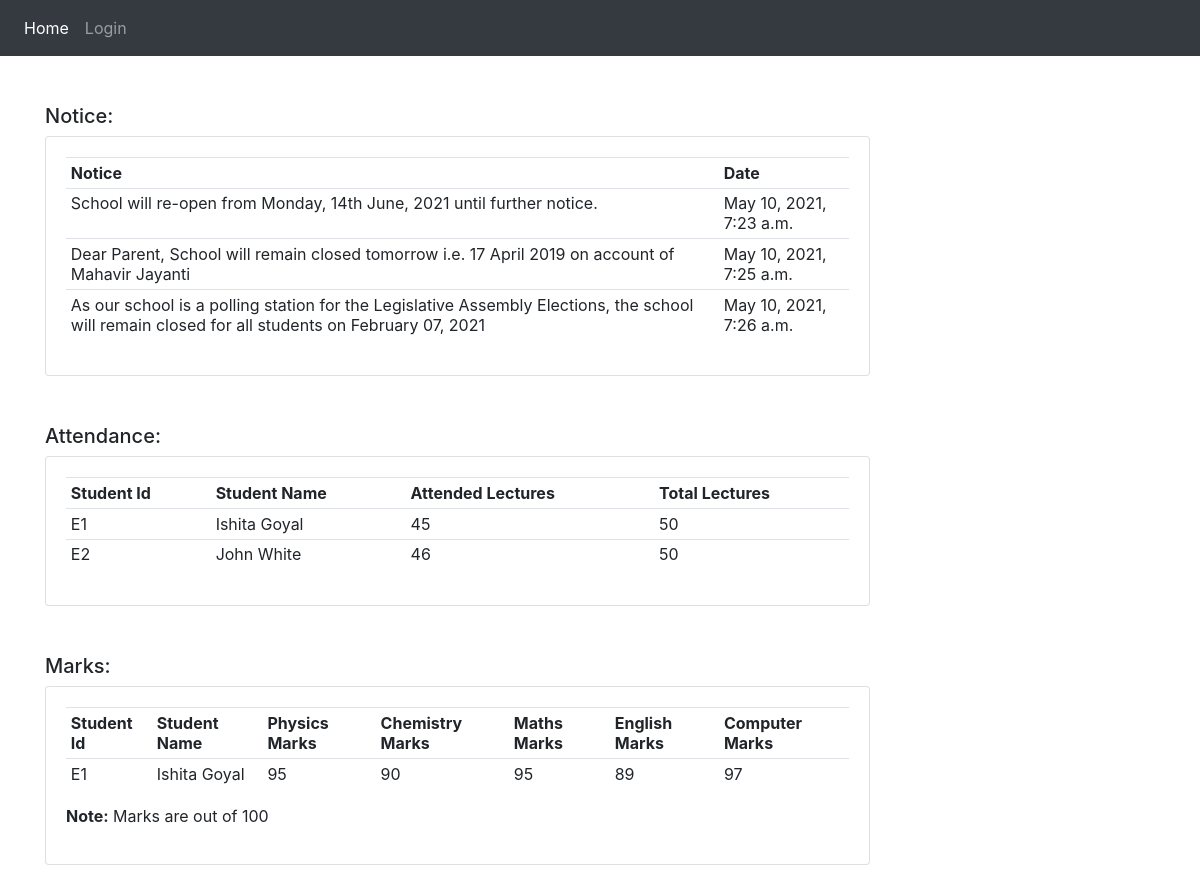
The page / on the database its author committed.
### app/models.py (models this page shows, shortened)
class Notice(models.Model):
    Message = models.CharField(max_length=200,null=True)
    date_created = models.DateTimeField(auto_now_add=True)

class Attendance(models.Model):
    StudentName = models.CharField(max_length=200,null=True)
    StudentId  = models.CharField(max_length=50,null=True)
    LecturesAttended = models.IntegerField(null=True)
    TotalLectures  = models.IntegerField(null=True)

class Marks(models.Model):
    StudentName = models.CharField(max_length=200,null=True)
    StudentId  = models.CharField(max_length=50,null=True)
    PhysicsMarks = models.IntegerField(null=True)
    ChemistryMarks  = models.IntegerField(null=True)
    MathsMarks  = models.IntegerField(null=True)
    EnglishMarks  = models.IntegerField(null=True)
    ComputerMarks  = models.IntegerField(null=True)

### app/views.py (the view)
# urls.py: 2. Add a URL to urlpatterns:  path('', views.home, name='home')
def home(request):
    notice = Notice.objects.all()
    attendance = Attendance.objects.all()
    marks = Marks.objects.all()
    context = {
        'notice':notice,
        'marks':marks,
        'attendance':attendance,
    }
    return render(request,'app/home.html',context)

### app/templates/app/home.html
{% extends 'app/Links.html' %}
{% block content %}
<div class="container ">
    <br><br>
<div class="row">
    <div class="col-md-9">
        <h5>Notice:</h5>
        <div class="card card-body">
            <table class="table table-sm">
                <tr>
                    <th>Notice</th>
                    <th>Date</th>
                </tr>
                {% for n in notice %}
                <tr>
                    <td>{{n.Message}} </td>
                    <td>{{n.date_created}} </td>
                </tr>
                {% endfor %}
            </table>
        </div>
    </div>
</div>
<br><br>
<div class="row">
	<div class="col-md-9">
		<h5>Attendance:</h5>
		<div class="card card-body">
			<table class="table table-sm">
				<tr>
					<th>Student Id</th>
					<th>Student Name</th>
					<th>Attended Lectures</th>
					<th>Total Lectures</th>
				</tr>
                {% for a in attendance %}
		        <tr>
                    <td>{{a.StudentId}} </td>
					<td>{{a.StudentName}} </td>
					<td>{{a.LecturesAttended}} </td>
					<td> {{a.TotalLectures}} </td>
				</tr>
				{% endfor %}
			</table>
		</div>
	</div>
</div>
<br><br>
<div class="row">
	<div class="col-md-9">
		<h5>Marks:</h5>
		<div class="card card-body">
			<table class="table table-sm">
				<tr>
					<th>Student Id</th>
					<th>Student Name</th>
					<th>Physics Marks</th>
                    <th>Chemistry Marks</th>
                    <th>Maths Marks</th>
                    <th>English Marks</th>
                    <th>Computer Marks</th>
				</tr>
                {% for m in marks %}
		        <tr>
                    <td>{{m.StudentId}} </td>
					<td>{{m.StudentName}} </td>
					<td>{{m.PhysicsMarks}} </td>
					<td>{{m.ChemistryMarks}} </td>
					<td>{{m.MathsMarks}} </td>
					<td>{{m.EnglishMarks}} </td>
					<td>{{m.ComputerMarks}} </td>
				</tr>
				{% endfor %}
			</table>
            <p> <b>Note:</b> Marks are out of 100</p>
		</div>
	</div>
</div>
{% endblock %}

### app/templates/app/Links.html (shortened to what this page needs)
{% load static %}
<html>
    <head>
        <link rel="stylesheet" href="https://stackpath.bootstrapcdn.com/bootstrap/4.5.0/css/bootstrap.min.css">
    </head>
    <body>
        {% include 'app/navbar.html' %}
        {% block content %}
        {% endblock %}
        <br>
    </body>
</html>

### app/templates/app/navbar.html (shortened to what this page needs)
{% load static %}
<nav class="navbar navbar-expand-lg navbar-dark bg-dark">
  <div class="collapse navbar-collapse" id="navbarNav">
    <ul class="navbar-nav">
      <li class="nav-item active">
        <a class="nav-link" href="{% url 'home' %}">Home</a>
      </li>
      <li class="nav-item">
        <a class="nav-link" href="{% url 'login' %}">Login</a>
      </li>
    </ul>
  </div>
</nav>

### rows shown on the page
Notice: Message "School will re-open from Monday, 14th June, 2021 until further notice.", date_created "May 10, 2021, 7:23 a.m."
Notice: Message "Dear Parent, School will remain closed tomorrow i.e. 17 April 2019 on account of Mahavir Jayanti", date_created "May 10, 2021, 7:25 a.m."
Notice: Message "As our school is a polling station for the Legislative Assembly Elections, the school will remain closed for all students on February 07, 2021", date_created "May 10, 2021, 7:26 a.m."
Attendance: StudentId "E1", StudentName "Ishita Goyal", LecturesAttended "45", TotalLectures "50"
Attendance: StudentId "E2", StudentName "John White", LecturesAttended "46", TotalLectures "50"
Marks: StudentId "E1", StudentName "Ishita Goyal", PhysicsMarks "95", ChemistryMarks "90", MathsMarks "95", EnglishMarks "89", ComputerMarks "97"
